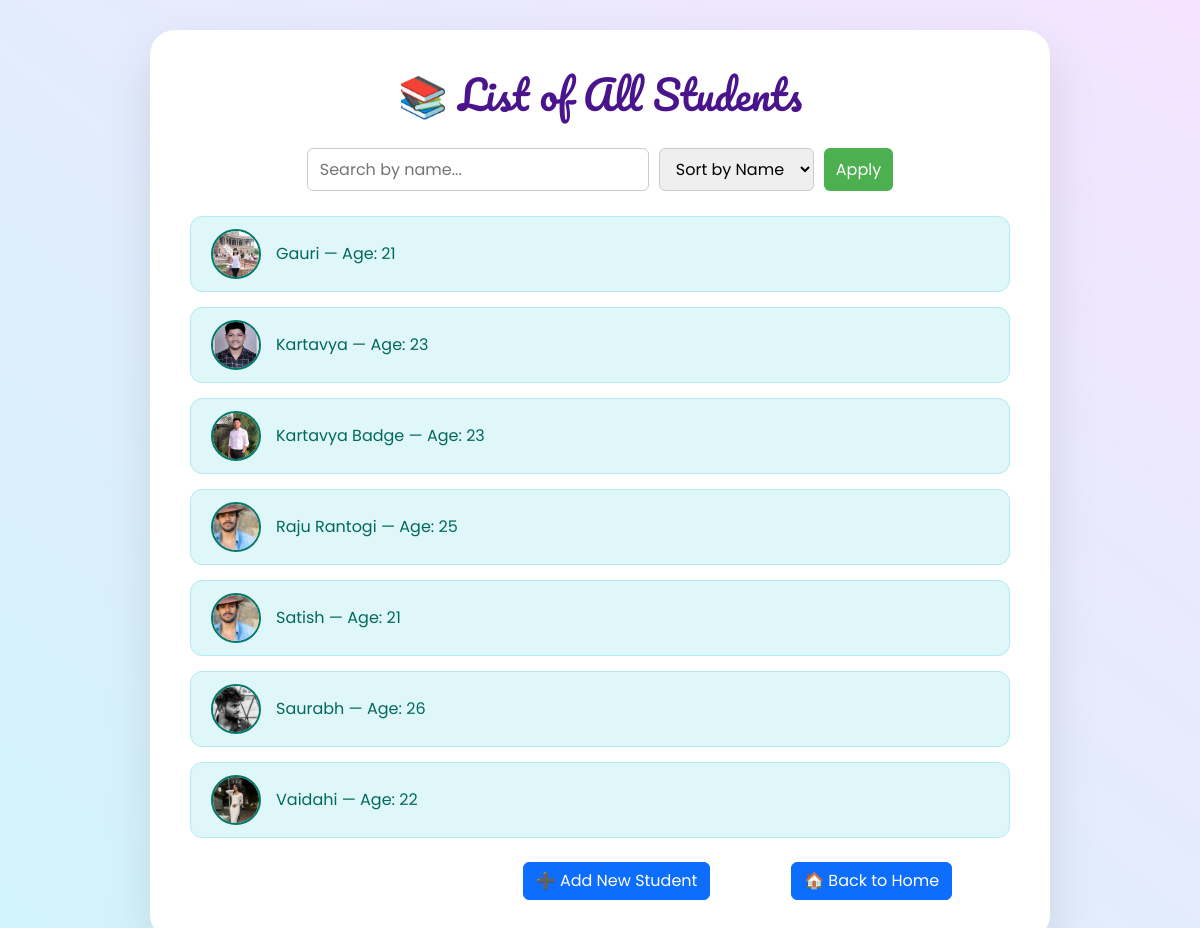
Page /list/ on the committed database.
### modelapp/models.py (models this page shows, shortened)
class Student(models.Model):
    Gender_Choices = [
        ('','--Select Gender--'),
        ('Male','Male'),
        ('Female','Female'),
        ('Other','Other'),
    ]
    bldg_choices = [
        ('', '--Select Blood Group--'),
        ('A+','A+')   ,  ('A-','A-'),
        ('B+','B+')   ,  ('B-','B-'),
        ('AB+','AB+') ,  ('AB-','AB-'),
        ('O+','O+')   ,  ('O-','O-'),
    ]
    category_choices = [
        ('', '--Select Category--'),
        ('SC','SC'),
        ('ST','ST'),
        ('NT','NT'),
        ('OBC','OBC'),
        ('General','General'),
    ]
    Name        = models.CharField(max_length=80)
    Gender      = models.CharField(max_length=10, choices=Gender_Choices,default='', verbose_name="Gender", null=True, blank=True)
    DOB         = models.DateField(verbose_name = 'Date of Birth', null = True, blank=True)
    Age         = models.IntegerField(null=True, blank=True)
    Blood_Group = models.CharField(max_length=5, choices=bldg_choices, default='' ,verbose_name="Blood Group", null=True, blank=True)
    Nationality = models.CharField(max_length=20, default='Indian')
    Category    = models.CharField(max_length=10, choices=category_choices, default='' , verbose_name="Category")
    Religion    = models.CharField(max_length=20)
    Photo       = models.ImageField(upload_to='profile_images', null=True, blank=True)
    Phone_Number = PhoneNumberField(region='IN')
    Email        = models.EmailField()
    Address      = models.TextField()
    Father_Name          = models.CharField(max_length=80)
    Father_Occupation    = models.CharField()
    Mother_Name          = models.CharField(max_length=80)
    Mother_Occupation    = models.CharField()
    Parents_Address      = models.TextField()
    student_id     = models.CharField(max_length=10, unique=True, editable=False)
    Roll_Number    = models.IntegerField(null=True, blank=True)
    Marks          = models.FloatField(null=True, blank=True)
    Department         = models.CharField(max_length=20)
    Assigned_Teacher   = models.CharField(max_length=50)
    Total_Fees      = models.IntegerField(null=True, blank=True)
    Paid_Fees       = models.IntegerField(null=True, blank=True)
    Due_Fees        = models.IntegerField(null=True, blank=True)

### modelapp/views.py (the view)
# urls.py: path('list/',views.student_list_view),
def student_list_view(request):
    search_query = request.GET.get('search', '')
    sort_by = request.GET.get('sort', 'name')
    students = Student.objects.all()
    if search_query:
        students =  students.filter(Name__icontains=search_query)
    if sort_by.lower() == 'name':
        students =  students.order_by('Name')
    elif sort_by == 'age':
        students =  students.order_by('Age')
    context = {
        'data' : students ,
        'search_query' : search_query ,
        'sort_by' : sort_by
    }
    return render(request, 'modelapp/list.html',context)

### modelapp/templates/modelapp/list.html (shortened to what this page needs)
{% load static %}
<!DOCTYPE html>
<html lang="en">
<head>
    <link href="https://cdn.jsdelivr.net/npm/bootstrap@5.3.7/dist/css/bootstrap.min.css" rel="stylesheet">
    <link rel="stylesheet" href="{% static 'css/list.css' %}">
</head>
<body>
<div class="heaven-container">
    <h1 class="heaven-heading">📚 List of All Students</h1>
    <form method="GET" class="search-sort-form">
        <input type="text" name="search" placeholder="Search by name..." value="{{ search_query }}">
        <select name="sort">
            <option value="name" {% if sort_by == "name" %}selected{% endif %}>Sort by Name</option>
        </select>
        <button type="submit">Apply</button>
    </form>
    <div class="student-list">
        {% for obj in data %}
            <a class="student-entry" href="/detail/{{ obj.id }}/">
                {% if obj.Photo %}
                    <img src="{{ obj.Photo.url }}" class="student-img" alt="{{ obj.Name }}">
                {% else %}
                    <img src="{% static 'img/default-avatar.png' %}" class="student-img" alt="Default">
                {% endif %}
                <span>{{ obj.Name }} — Age: {{ obj.Age }}</span>
            </a>
        {% empty %}
            <p class="no-student">No students found.</p>
        {% endfor %}
    </div>
    <div class="action-buttons text-end mt-4">
        <a class="btn btn-primary me-2" href="/add/" type="submit">➕ Add New Student</a>&nbsp;&nbsp;&nbsp;&nbsp;&nbsp;&nbsp;&nbsp;&nbsp;&nbsp;&nbsp;
        <a class="btn btn-primary" href="/home/" type="submit">🏠 Back to Home</a>&nbsp;&nbsp;&nbsp;&nbsp;&nbsp;&nbsp;&nbsp;&nbsp;&nbsp;&nbsp;
    </div>
</div>
</body>
</html>

### modelapp/static/css/list.css (style rules this page uses)
body { font-family: 'Poppins', sans-serif; background: linear-gradient(to right top, #d1f4fa, #f5e4ff); min-height: 100vh; display: flex; justify-content: center; align-items: flex-start; padding-top: 30px; }
.heaven-container { background: white; text-align: center; padding: 40px; border-radius: 25px; box-shadow: 0 20px 50px rgba(0, 0, 0, 0.1); width: 90%; max-width: 900px; }
.heaven-heading { font-family: 'Pacifico', cursive; font-size: 2.5rem; color: #4a148c; margin-bottom: 30px; text-align: center; }
.search-sort-form { display: flex; justify-content: center; gap: 10px; margin-bottom: 25px; }
.search-sort-form input, .search-sort-form select, .search-sort-form button { padding: 8px 12px; border-radius: 6px; border: 1px solid #ccc; font-size: 1rem; }
.search-sort-form button { background-color: #4caf50; color: white; border: none; cursor: pointer; }
.student-list { display: flex; flex-direction: column; gap: 15px; }
.student-entry { display: flex; align-items: center; text-decoration: none; color: #00695c; background-color: #e0f7fa; padding: 12px 20px; border-radius: 12px; transition: 0.3s ease; border: 1px solid #b2ebf2; }
.student-img { width: 50px; height: 50px; object-fit: cover; border-radius: 50%; margin-right: 15px; border: 2px solid #00796b; }
.action-buttons { display: flex; justify-content: flex-end; gap: 15px; }

### rows in the picture
Student: Photo (picture), Name "Gauri", Age "21"
Student: Photo (picture), Name "Kartavya", Age "23"
Student: Photo (picture), Name "Kartavya Badge", Age "23"
Student: Photo (picture), Name "Raju Rantogi", Age "25"
Student: Photo (picture), Name "Satish", Age "21"
Student: Photo (picture), Name "Saurabh", Age "26"
Student: Photo (picture), Name "Vaidahi", Age "22"
